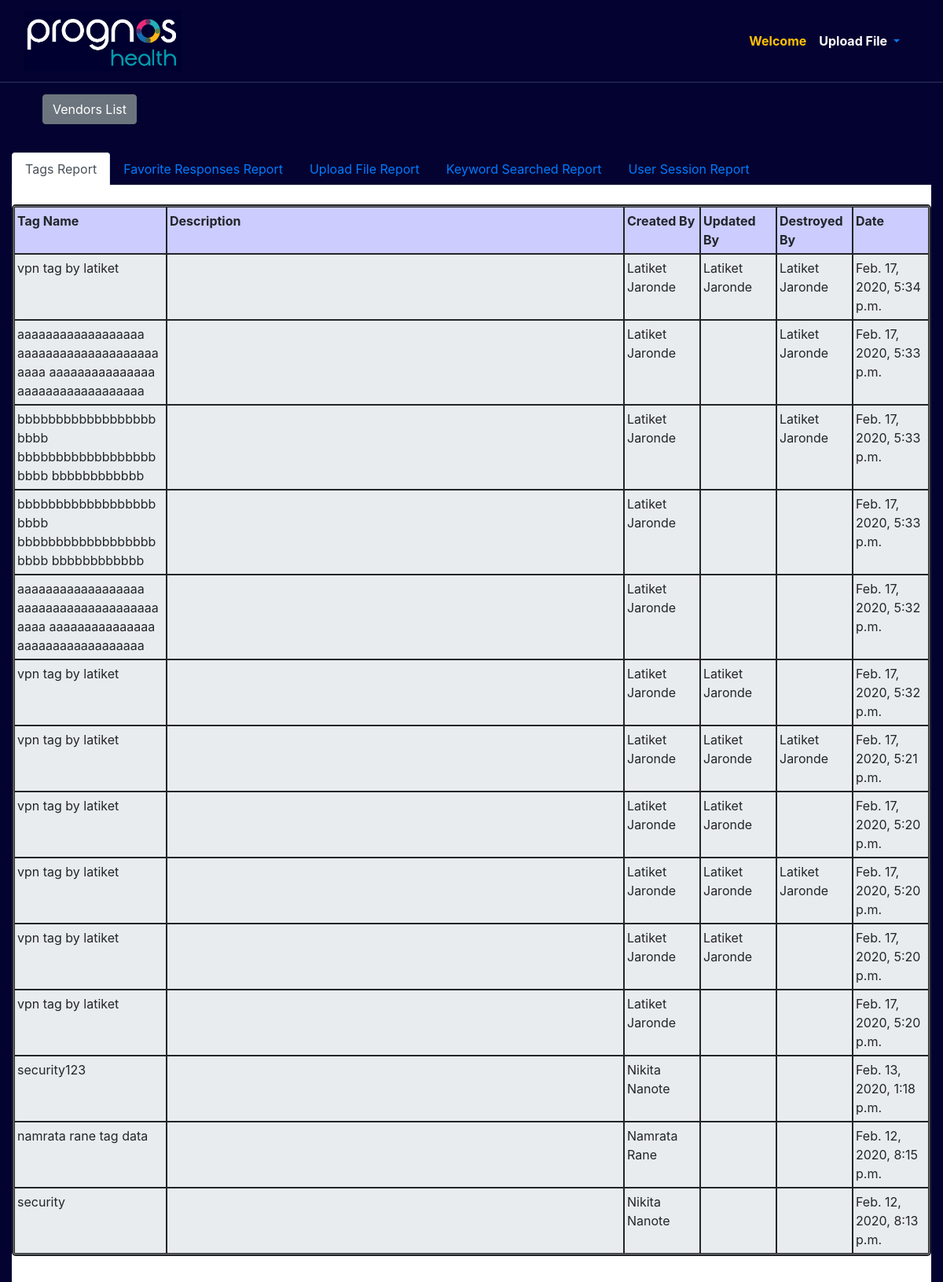
Screenshot of /report with the database file from the repository.
### questionnaireApp/models.py (models this page shows)
class TagWithInfo(models.Model):
    vendorname = models.CharField(max_length=1000)
    sectionname= models.CharField(max_length=1000)
    controlname = models.CharField(max_length=1000)
    securityquestion = models.CharField(max_length=1000)
    response = models.CharField(max_length=1000)
    additionalcomment = models.CharField(max_length=1000)
    tagName = models.CharField(max_length=1000)
    tagDescription = models.CharField(max_length=1000)
    flag = models.IntegerField(default=1)
    dateTime = models.DateTimeField(auto_now=True)
    createdBy = models.CharField(max_length=100)
    updatedBy = models.CharField(max_length=100)
    destroyedBY = models.CharField(max_length=100)

### questionnaireApp/views.py (the view)
# urls.py: path("report", views.report),
def report(request):
    tagsInfoReportList = list(TagWithInfo.objects.all().order_by('-dateTime').values())
    favouritesReportList = list(MostFavouredResponseHistoryDatabase.objects.all().order_by('-time').values())
    userSessionDatabaseList = list(UserSessionDatabase.objects.all().order_by('-login').values())
    userSessionDatabaseList[0]['logout'] = ''  # because current logged in user's logout time should be empty
    keywordSearchedList = list(KeywordSearchedDatabase.objects.all().order_by('-time').values())
    fileUploadHistoryList = list(FileUploadReport.objects.all().order_by('-uploadedTime').values())
    context = {"tagsInfoList": tagsInfoReportList, "favouritesReportList": favouritesReportList,
               "userSessionDatabaseList": userSessionDatabaseList, "keywordSearchedList": keywordSearchedList,
               "fileUploadHistoryList": fileUploadHistoryList}
    return render(request, "questionnaireApp/historyReport.html", context)

### templates/questionnaireApp/historyReport.html (shortened to what this page needs)
<!DOCTYPE html>
{% load static %}
<html lang="en">
<head>
    <link rel="stylesheet" href="https://maxcdn.bootstrapcdn.com/bootstrap/4.0.0/css/bootstrap.min.css"
>
    <link href="http://maxcdn.bootstrapcdn.com/font-awesome/4.1.0/css/font-awesome.min.css" rel="stylesheet">
    <link src="http://maxcdn.bootstrapcdn.com/font-awesome/4.1.0/css/font-awesome.min.css" rel="stylesheet">
    <link rel="stylesheet" href="{% static 'css/home.css' %}">
    <link href="https://stackpath.bootstrapcdn.com/font-awesome/4.7.0/css/font-awesome.min.css" rel="stylesheet"
>
</head>
<body style="background-color:#040230">
{% block content %}
<div>
    <nav class="navbar navbar-expand-md fixed-top"
         style="background-color:#040230;border-bottom:solid #2c345e 1px;">
        <div class="container-fluid col-12 ">
            <a href="/toHomePage" class="navbar-brand">
                <img src="{% static 'images/prognoshealth.png' %}" style="width:200px;"
                     alt=""
                     class="d-inline-block align-middle mr-2">
            </a>
            <div id="navbarSupportedContent" class="collapse navbar-collapse">
                <ul class="navbar-nav ml-auto">
                    <li class="nav-item active"><a href="#" class="nav-link">
                        <strong class="text-warning pt-2"> Welcome {{user.first_name}} </strong>
                        <span class="sr-only">(current)</span></a>
                    </li>
                    <li class="nav-item dropdown">
                        <a href="" class="nav-link dropdown-toggle" data-toggle="dropdown" aria-haspopup="true"
                           aria-expanded="false">
                            <strong style="color:white"> Upload File </strong>
                        </a>
                    </li>
                    <li class="nav-item"><a href="/account/logout" class="nav-link">
                    </a></li>
                </ul>
            </div>
        </div>
    </nav>
</div>
<br><br><br><br><br>
<div class="row col-2" style="margin-left:2%">
    <div class="col-2">
        <form action="/toAdminHomePage" method="post">
            <button class="btn btn-secondary" type="submit">Vendors List</button>
        </form>
    </div>
</div>
<br>
<div class="container-fluid" style="width:100%">
    <div class="row">
        <div class="col-12">
            <ul class="nav nav-tabs" role="tablist" style="margin-top: 1%">
                <li class="nav-item">
                    <a class="nav-link active" data-toggle="tab" href="#tagsReport">Tags Report</a>
                </li>
                <li class="nav-item">
                    <a class="nav-link" data-toggle="tab" href="#favouriteReport">Favorite Responses Report</a>
                </li>
                <li class="nav-item">
                    <a class="nav-link" data-toggle="tab" href="#fileUploadReport">Upload File Report</a>
                </li>
                <li class="nav-item">
                    <a href="#keywordSearched" class="nav-link" data-toggle="tab">Keyword Searched Report</a>
                </li>
                <li class="nav-item">
                    <a href="#userSessionRecord" class="nav-link" data-toggle="tab">User Session Report</a>
                </li>
            </ul>
            <div class="tab-content" style="background-color: white; ">
                <div id="tagsReport" class="tab-pane active" style="padding-bottom: 1px"><br>
                    <div class="jumbotron tableFixHead" style="padding: 0px 0px">
                        <table class="table table-hover" border="1" style="margin-bottom: 0rem">
                            <tr class="d-flex">
                                <th class="col-2">Tag Name</th>
                                <th class="col-6">Description</th>
                                <th class="col-1">Created By</th>
                                <th class="col-1">Updated By</th>
                                <th class="col-1">Destroyed By</th>
                                <th class="col-1">Date</th>
                            </tr>
                            {% for data in tagsInfoList %}
                            <tr class="d-flex">
                                <td class="col-2">{{data.tagName}}</td>
                                <td class="col-6">{{data.description}}</td>
                                <td class="col-1">{{data.createdBy}}</td>
                                <td class="col-1">{{data.updatedBy}}</td>
                                <td class="col-1">{{data.destroyedBY}}</td>
                                <td class="col-1">{{data.dateTime}}</td>
                            </tr>
                            {% endfor %}
                        </table>
                    </div>
                </div>
            </div>
        </div>
    </div>
</div>
{% endblock %}
</body>
</html>

### static/css/home.css (style rules this page uses)
.tableFixHead { overflow-y: auto; height: 50%; border: 2px solid; }
.tableFixHead table { border-collapse: collapse; width: 100%; }
.tableFixHead th, .tableFixHead td { padding: 5px 3px; word-break: break-word; border: 1px solid; }
.tableFixHead th { position: sticky; top: 0; background: #ccccff; }

### rows the page displays
TagWithInfo: tagName "vpn tag by latiket", createdBy "Latiket Jaronde", updatedBy "Latiket Jaronde", destroyedBY "Latiket Jaronde", dateTime "Feb. 17, 2020, 5:34 p.m."
TagWithInfo: tagName "aaaaaaaaaaaaaaaaaa aaaaaaaaaaaaaaaaaaaaaaaa aaaaaaaaaaaaaaa aaaaaaaaaaaaaaaaaa", createdBy "Latiket Jaronde", destroyedBY "Latiket Jaronde", dateTime "Feb. 17, 2020, 5:33 p.m."
TagWithInfo: tagName "bbbbbbbbbbbbbbbbbbbbbb bbbbbbbbbbbbbbbbbbbbbb bbbbbbbbbbbb", createdBy "Latiket Jaronde", destroyedBY "Latiket Jaronde", dateTime "Feb. 17, 2020, 5:33 p.m."
TagWithInfo: tagName "bbbbbbbbbbbbbbbbbbbbbb bbbbbbbbbbbbbbbbbbbbbb bbbbbbbbbbbb", createdBy "Latiket Jaronde", dateTime "Feb. 17, 2020, 5:33 p.m."
TagWithInfo: tagName "aaaaaaaaaaaaaaaaaa aaaaaaaaaaaaaaaaaaaaaaaa aaaaaaaaaaaaaaa aaaaaaaaaaaaaaaaaa", createdBy "Latiket Jaronde", dateTime "Feb. 17, 2020, 5:32 p.m."
TagWithInfo: tagName "vpn tag by latiket", createdBy "Latiket Jaronde", updatedBy "Latiket Jaronde", dateTime "Feb. 17, 2020, 5:32 p.m."
TagWithInfo: tagName "vpn tag by latiket", createdBy "Latiket Jaronde", updatedBy "Latiket Jaronde", destroyedBY "Latiket Jaronde", dateTime "Feb. 17, 2020, 5:21 p.m."
TagWithInfo: tagName "vpn tag by latiket", createdBy "Latiket Jaronde", updatedBy "Latiket Jaronde", dateTime "Feb. 17, 2020, 5:20 p.m."
TagWithInfo: tagName "vpn tag by latiket", createdBy "Latiket Jaronde", updatedBy "Latiket Jaronde", destroyedBY "Latiket Jaronde", dateTime "Feb. 17, 2020, 5:20 p.m."
TagWithInfo: tagName "vpn tag by latiket", createdBy "Latiket Jaronde", updatedBy "Latiket Jaronde", dateTime "Feb. 17, 2020, 5:20 p.m."
TagWithInfo: tagName "vpn tag by latiket", createdBy "Latiket Jaronde", dateTime "Feb. 17, 2020, 5:20 p.m."
TagWithInfo: tagName "security123", createdBy "Nikita Nanote", dateTime "Feb. 13, 2020, 1:18 p.m."
TagWithInfo: tagName "namrata rane tag data", createdBy "Namrata Rane", dateTime "Feb. 12, 2020, 8:15 p.m."
TagWithInfo: tagName "security", createdBy "Nikita Nanote", dateTime "Feb. 12, 2020, 8:13 p.m."
